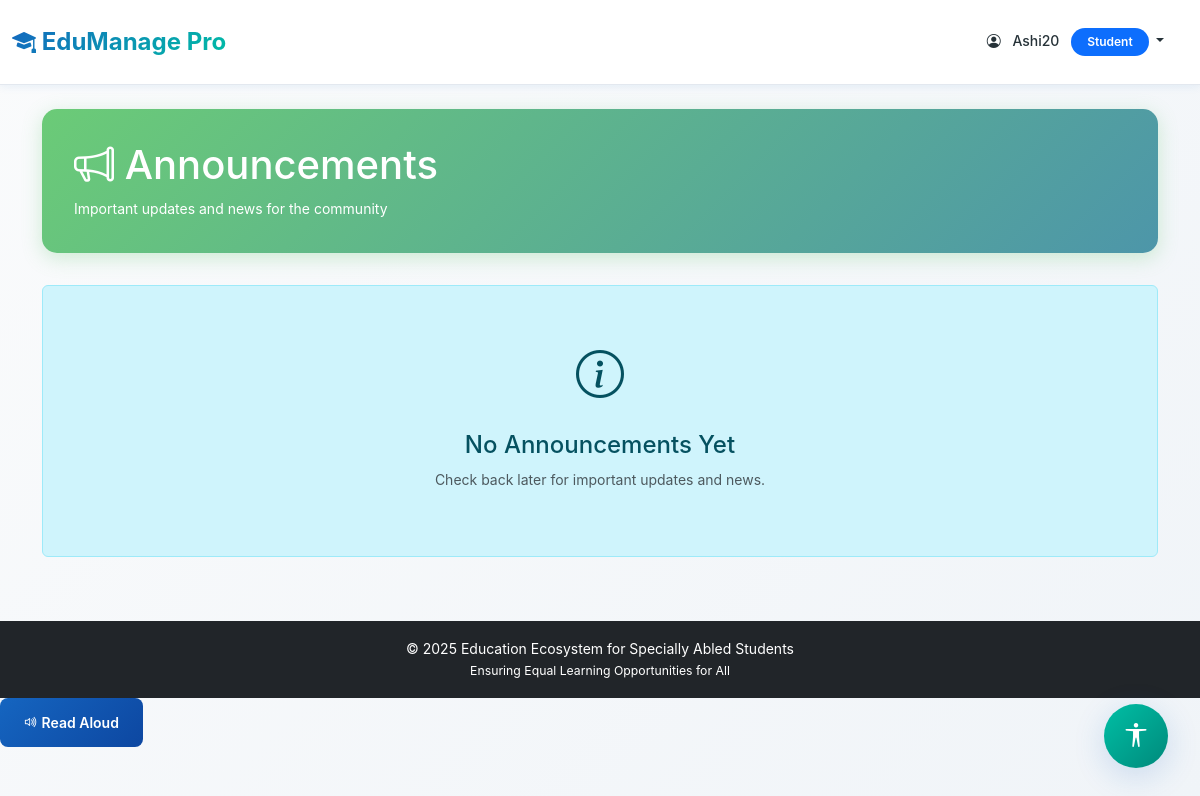
/announcements/ (signed in), run on an earlier commit of the app's database.
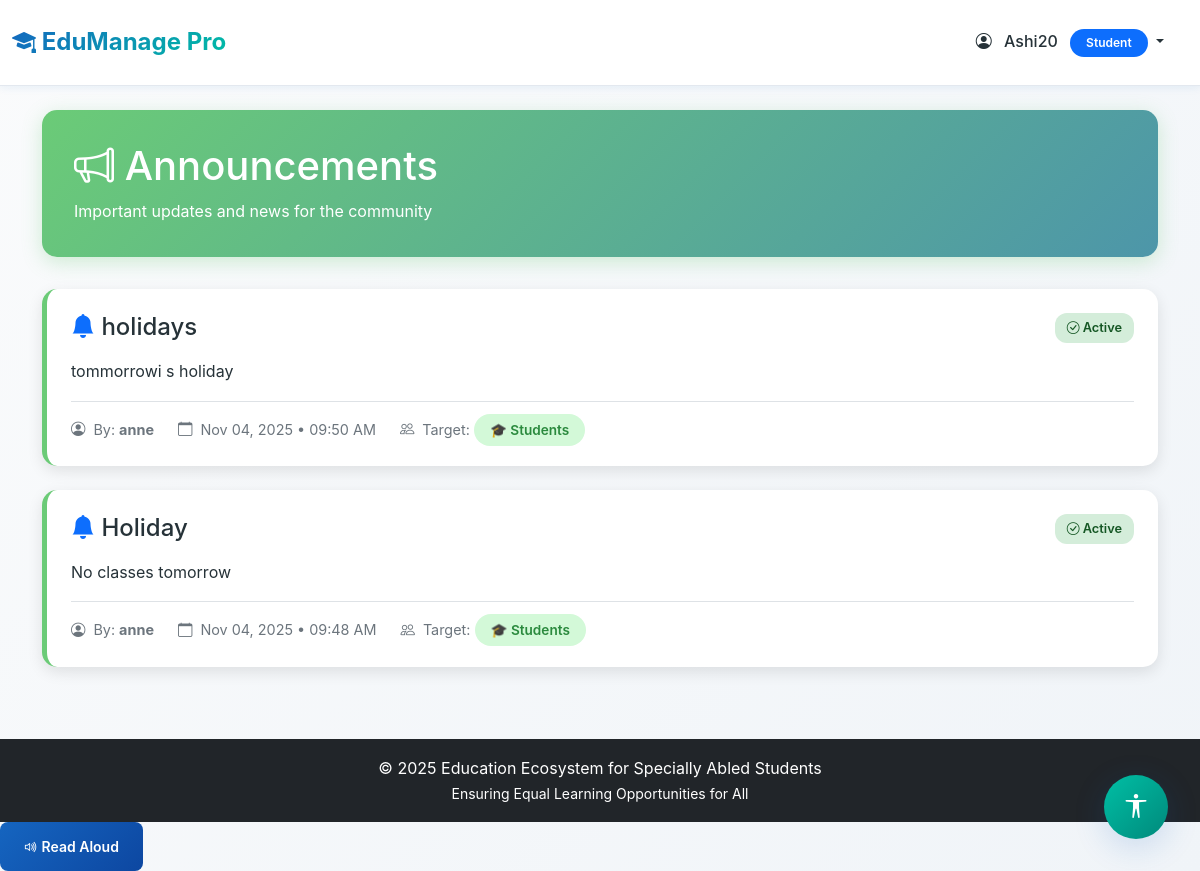
And on a later commit of the database.
### myapp/models.py (models this page shows, shortened)
class Profile(models.Model):
    ROLE_CHOICES = [
        ('admin', 'Admin'),
        ('teacher', 'Teacher'),
        ('student', 'Student'),
        ('parent', 'Parent'),
    ]
    DISABILITY_CHOICES = [
        ('none', 'None'),
        ('visual', 'Visual Impairment'),
        ('hearing', 'Hearing Impairment'),
        ('mobility', 'Mobility Impairment'),
        ('learning', 'Learning Disability'),
        ('multiple', 'Multiple Disabilities'),
    ]
    CONTENT_PREFERENCE = [
        ('text', 'Text'),
        ('audio', 'Audio'),
        ('video', 'Video'),
        ('mixed', 'Mixed'),
    ]
    FONT_SIZE_CHOICES = [
        ('small', 'Small'),
        ('medium', 'Medium'),
        ('large', 'Large'),
    ]
    user = models.OneToOneField(User, on_delete=models.CASCADE, related_name='profile')
    role = models.CharField(max_length=20, choices=ROLE_CHOICES, default='student')
    phone = models.CharField(max_length=15, blank=True, null=True)
    address = models.TextField(blank=True, null=True)
    profile_picture = models.ImageField(upload_to='profile_pics/', blank=True, null=True)
    disability_type = models.CharField(max_length=20, choices=DISABILITY_CHOICES, default='none')
    assistance_required = models.TextField(blank=True, null=True, help_text="Describe any special assistance needed")
    preferred_content_format = models.CharField(max_length=10, choices=CONTENT_PREFERENCE, default='mixed')
    high_contrast_mode = models.BooleanField(default=False)
    font_size = models.CharField(max_length=10, choices=FONT_SIZE_CHOICES, default='medium')
    linked_student = models.ForeignKey(User, on_delete=models.SET_NULL, null=True, blank=True,
                                       related_name='parent_link', limit_choices_to={'profile__role': 'student'})
    created_at = models.DateTimeField(auto_now_add=True)
    updated_at = models.DateTimeField(auto_now=True)
    class Meta:
        ordering = ['-created_at']

class Announcement(models.Model):
    title = models.CharField(max_length=200)
    content = models.TextField()
    created_by = models.ForeignKey(User, on_delete=models.CASCADE, related_name='announcements')
    target_roles = models.CharField(max_length=100, default='all',
                                    help_text="Comma-separated roles: admin,teacher,student,parent or 'all'")
    is_active = models.BooleanField(default=True)
    created_at = models.DateTimeField(auto_now_add=True)
    def get_target_roles_list(self):
        if self.target_roles == 'all':
            return ['all']
        return [role.strip() for role in self.target_roles.split(',') if role.strip()]
    class Meta:
        ordering = ['-created_at']

### myapp/views.py (the view)
# urls.py: path('announcements/', views.announcement_list, name='announcement_list'),
@login_required
def announcement_list(request):
    user_role = request.user.profile.role
    if user_role == 'admin':
        announcements = Announcement.objects.all()
    else:
        announcements = Announcement.objects.filter(
            Q(target_roles='all') | Q(target_roles__icontains=user_role),
            is_active=True
        )
    announcements = announcements.select_related('created_by').order_by('-created_at')
    return render(request, 'announcement_list.html', {'announcements': announcements})

### myapp/templates/announcement_list.html (shortened to what this page needs)
{% extends 'base.html' %}
{% block content %}
<div class="announcements-header">
    <div class="d-flex justify-content-between align-items-center">
        <div>
            <h1><i class="bi bi-megaphone"></i> Announcements</h1>
            <p class="mb-0">Important updates and news for the community</p>
        </div>
    </div>
</div>
<div class="row">
    <div class="col-12">
        {% if announcements %}
            {% for announcement in announcements %}
            <div class="announcement-card {% if not announcement.is_active %}inactive{% endif %}">
                <div class="d-flex justify-content-between align-items-start mb-2">
                    <h4 class="mb-0">
                        <i class="bi bi-bell-fill text-primary"></i> {{ announcement.title }}
                    </h4>
                    <span class="status-badge {% if announcement.is_active %}status-active{% else %}status-inactive{% endif %}">
                        {% if announcement.is_active %}
                            <i class="bi bi-check-circle"></i> Active
                        {% else %}
                            <i class="bi bi-x-circle"></i> Inactive
                        {% endif %}
                    </span>
                </div>
                <div class="mt-3">
                    <p style="white-space: pre-line; line-height: 1.6;">{{ announcement.content }}</p>
                </div>
                <div class="announcement-meta">
                    <div class="meta-item">
                        <i class="bi bi-person-circle"></i>
                        <span>By: <strong>{{ announcement.created_by.get_full_name|default:announcement.created_by.username }}</strong></span>
                    </div>
                    <div class="meta-item">
                        <i class="bi bi-calendar"></i>
                        <span>{{ announcement.created_at|date:"M d, Y • h:i A" }}</span>
                    </div>
                    <div class="meta-item">
                        <i class="bi bi-people"></i>
                        <span>Target:
                            {% if announcement.target_roles == 'all' %}
                                <span class="badge-target badge-all">All Users</span>
                            {% else %}
                                {% for role in announcement.get_target_roles_list %}
                                    <span class="badge-target badge-{{ role }}">
                                        {% if role == 'teacher' %}👨‍🏫 Teachers
                                        {% elif role == 'student' %}🎓 Students
                                        {% elif role == 'parent' %}👪 Parents
                                        {% elif role == 'admin' %}⚙️ Admins
                                        {% else %}{{ role|title }}
                                        {% endif %}
                                    </span>
                                {% endfor %}
                            {% endif %}
                        </span>
                    </div>
                </div>
            </div>
            {% endfor %}
        {% else %}
            <div class="alert alert-info text-center py-5">
                <i class="bi bi-info-circle" style="font-size: 3rem;"></i>
                <h4 class="mt-3">No Announcements Yet</h4>
                <p class="text-muted">Check back later for important updates and news.</p>
            </div>
        {% endif %}
    </div>
</div>
{% endblock %}

### myapp/templates/base.html (shortened to what this page needs)
<!DOCTYPE html>
<html lang="en">
<head>
    <link href="https://cdn.jsdelivr.net/npm/bootstrap@5.3.0/dist/css/bootstrap.min.css" rel="stylesheet">
    <link rel="stylesheet" href="https://cdn.jsdelivr.net/npm/bootstrap-icons@1.11.0/font/bootstrap-icons.css">
    {% load static %}
    <link rel="stylesheet" href="{% static 'css/style.css' %}?v=2.0">
</head>
<body {% if user.is_authenticated and user.profile.high_contrast_mode %}class="high-contrast"{% endif %}
      data-font-size="{% if user.is_authenticated %}{{ user.profile.font_size }}{% else %}medium{% endif %}"
      data-disability-type="{% if user.is_authenticated %}{{ user.profile.disability_type }}{% else %}none{% endif %}">
    {% if user.is_authenticated %}
    <nav class="navbar navbar-expand-lg navbar-main">
        <div class="container-fluid">
            <a class="navbar-brand" href="{% url 'dashboard' %}">
                <i class="bi bi-mortarboard-fill"></i> EduManage Pro
            </a>
            <div class="navbar-nav ms-auto">
                <div class="nav-item dropdown">
                    <a class="nav-link dropdown-toggle" href="#" role="button" data-bs-toggle="dropdown">
                        <i class="bi bi-person-circle me-2"></i> {{ user.username }}
                        <span class="badge bg-primary ms-2">{{ user.profile.get_role_display }}</span>
                    </a>
                </div>
            </div>
        </div>
    </nav>
    {% endif %}
    <main class="container my-4">
        {% block content %}{% endblock %}
    </main>
    {% if user.is_authenticated %}
    <div class="accessibility-toolbar">
        <button class="accessibility-toggle-btn" id="accessibilityToggle" title="Accessibility Options">
            <i class="bi bi-universal-access"></i>
        </button>
    </div>
    {% endif %}
    <footer class="bg-dark text-white text-center py-3 mt-5">
        <p class="mb-0">&copy; 2025 Education Ecosystem for Specially Abled Students</p>
        <p class="mb-0 small">Ensuring Equal Learning Opportunities for All</p>
    </footer>
    {% load static %}
</body>
</html>

### myapp/static/css/style.css (style rules this page uses)
:root { --primary-blue: #1565C0; --primary-dark: #0D47A1; --primary-light: #42A5F5; --accent-emerald: #00BFA5; --accent-light: #64FFDA; --accent-dark: #00897B; --neutral-white: #FFFFFF; --neutral-light: #FAFBFC; --neutral-gray: #E3E8EF; --neutral-dark: #455A64; --text-dark: #263238; --text-light: #78909C; --success: #00C853; --warning: #FF9100; --danger: #FF5252; --info: #2979FF; --shadow-sm: 0 2px 8px rgba(21, 101, 192, 0.08); --shadow-md: 0 4px 16px rgba(21, 101, 192, 0.12); --shadow-lg: 0 8px 32px rgba(21, 101, 192, 0.18); --radius-sm: 8px; --radius-md: 12px; --radius-lg: 16px; }
body { font-family: 'Inter', 'Segoe UI', system-ui, sans-serif; background: linear-gradient(135deg, var(--neutral-light) 0%, #f0f4f8 100%); color: var(--text-dark); line-height: 1.7; min-height: 100vh; transition: all 0.3s ease; }
body[data-font-size="medium"] { font-size: 16px; }
.navbar-main { background: rgba(255, 255, 255, 0.95); backdrop-filter: blur(20px); border-bottom: 1px solid var(--neutral-gray); box-shadow: var(--shadow-sm); padding: 1rem 0; position: sticky; top: 0; z-index: 1000; }
.navbar-brand { font-weight: 700; font-size: 1.5rem; background: linear-gradient(135deg, var(--primary-blue), var(--accent-emerald)); -webkit-background-clip: text; -webkit-text-fill-color: transparent; background-clip: text; }
.nav-link { color: var(--text-dark) !important; font-weight: 500; padding: 0.75rem 1.25rem !important; border-radius: var(--radius-sm); transition: all 0.3s cubic-bezier(0.4, 0, 0.2, 1); margin: 0 0.25rem; }
.badge { padding: 0.5rem 1rem; border-radius: 20px; font-weight: 600; font-size: 0.75rem; }
.accessibility-toolbar { position: fixed; bottom: 2rem; right: 2rem; z-index: 1050; }
.accessibility-toggle-btn { width: 64px; height: 64px; background: linear-gradient(135deg, var(--accent-emerald), var(--accent-dark)); border: none; border-radius: 50%; color: white; font-size: 1.5rem; box-shadow: var(--shadow-lg); transition: all 0.4s cubic-bezier(0.4, 0, 0.2, 1); cursor: pointer; }

### myapp/templates/announcement_list.html (style rules this page uses)
.announcements-header { background: linear-gradient(135deg, #6BCB77 0%, #4D96A9 100%); color: white; padding: 2rem; border-radius: 15px; margin-bottom: 2rem; box-shadow: 0 5px 20px rgba(107, 203, 119, 0.3); }
.announcement-card { background: white; border-radius: 15px; padding: 1.5rem; margin-bottom: 1.5rem; box-shadow: 0 5px 15px rgba(0,0,0,0.1); border-left: 5px solid #6BCB77; transition: all 0.3s ease; animation: fadeIn 0.5s ease-in; }
.announcement-meta { display: flex; gap: 1.5rem; flex-wrap: wrap; font-size: 0.9rem; color: #6c757d; margin-top: 1rem; padding-top: 1rem; border-top: 1px solid #dee2e6; }
.meta-item { display: flex; align-items: center; gap: 0.5rem; }
.badge-target { padding: 0.5rem 1rem; border-radius: 20px; font-weight: 600; font-size: 0.85rem; }
.badge-student { background: #d3f9d8; color: #2b8a3e; }
.status-badge { padding: 0.25rem 0.75rem; border-radius: 12px; font-size: 0.8rem; font-weight: 600; }
.status-active { background: #d4edda; color: #155724; }

What changed in the data, as far as the page shows it:
added Announcement: title "holidays", is_active True (drawn), content "tommorrowi s holiday", created_by.get_full_name "anne", created_at "Nov 04, 2025 • 09:50 AM", target_roles "🎓 Students"
added Announcement: title "Holiday", is_active True (drawn), content "No classes tomorrow", created_by.get_full_name "anne", created_at "Nov 04, 2025 • 09:48 AM", target_roles "🎓 Students"
Also different on the page:
text no longer shown: "No Announcements Yet Check back later for important updates and news."
